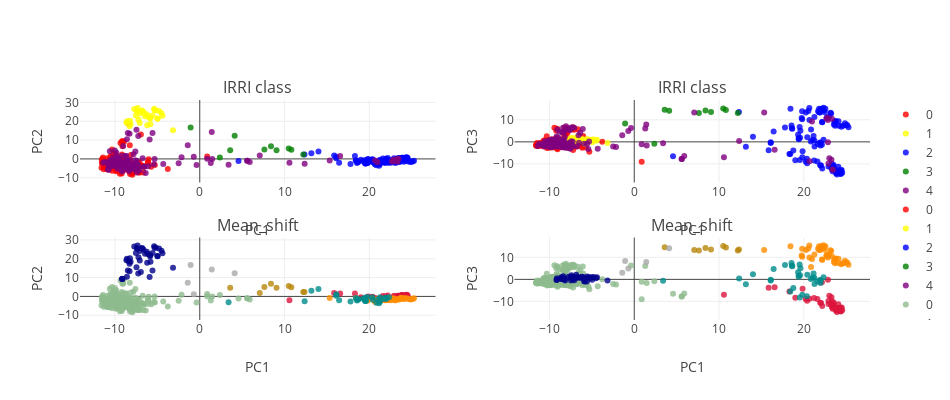

The code cell stored with this chart in its notebook:
### Markdown cell above
### B. Global variation

#### i. PCA

Perform PCA across data set.

Perform Mean shift clustering to attempt to extract genetically coherent groups of accessions.

These can later be used for supervised analysis.

### Code cell
PCA_color_ref= ['darkseagreen','crimson', 'darkorange', 'darkblue', 'darkcyan',
            'darkgoldenrod', 'darkgray', 'darkgrey', 'darkgreen',
            'darkkhaki', 'darkmagenta', 'darkolivegreen', 'darkorange',
            'darkorchid', 'darkred', 'darksalmon', 'darkseagreen',
            'darkslateblue', 'darkslategray', 'darkslategrey',
            'darkturquoise', 'darkviolet', 'deeppink']

## Perform PCA
n_comp= 5
pca = PCA(n_components=n_comp, whiten=False,svd_solver='randomized')

feats= pca.fit_transform(gen_sample)

## perform MeanShift clustering.
bandwidth = estimate_bandwidth(feats, quantile=0.15)

ms = MeanShift(bandwidth=bandwidth, bin_seeding=False, cluster_all=True, min_bin_freq=15)
ms.fit(feats)
labels1 = ms.labels_
label_select = {y:[x for x in range(len(labels1)) if labels1[x] == y] for y in sorted(list(set(labels1)))}

###
from structure_tools.Tutorial_subplots import plot_global_classes


plot_global_classes(feats,
                    code_lib,
                    label_select,
                    color_groups,
                    PCA_color_ref,
                    title_I= 'IRRI class',
                    title_II= 'Mean_shift',height= 400, width= 950)
